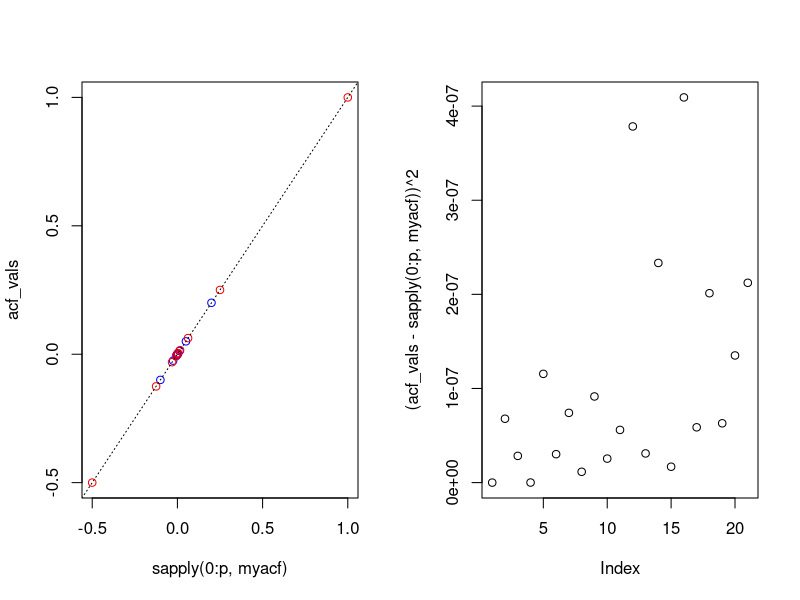

Here is the R script that generated this plot:
library(zoo)
library(tseries)

par(mfrow = c(1, 2))

test = arima.sim(n = 10000000, list(ar = c(0,  -0.5), ma = c(0.5)),
          sd = 1)


p = 20

acf_vals = acf(test, lag.max = p, plot= F)$acf

myacf = function(h){
  if((h %% 2) == 0){
    (-0.5)^(h/2)
  }
  else{
    # why not 1/4?
   (1/5)*((-0.5)^((h-1)/2))
  }
}

cols=sapply(0:p, function(h){
  ifelse((h %% 2) == 0, 'red', 'blue')
})
plot(x = sapply(0:p, myacf),
     y = acf_vals, 
     col = cols)
abline(a = 0, b = 1, col = "black", lty='dotted')

plot((acf_vals -sapply(0:p, myacf) )^2)
sum((acf_vals -sapply(0:p, myacf) )^2)

(data.frame(
  x = round(sapply(0:p, myacf), 4),
  y = round(acf_vals, 4)
))
# odds = (0:10000)[0:10000 %% 2 == 1]
# evens = (0:10000)[0:10000 %% 2 == 0]
# sum((-0.5)^odds) + sum(  (-0.5)^evens )
# sum( sapply(0:10000, function(x){(0.5)^(2*x)}) )
# acf_vlas = acf(test, lag.max = p, plot= F)$acf
# 
# plot(x = psi(0:p),
#      y = acf_vlas, 
#      col = 'red')
# abline(a = 0, b = 1, col = "black", lty='dotted')
# 
# cbind(acf_vlas, psi(0:p))
# 
# # plot( acf(test, lag.max = 100, plot= F)$acf, type = 'l')
# https://webspace.maths.qmul.ac.uk/b.bogacka/TimeSeries/TS_Chapter4_6.pdf
# psi <- function(j, delta = 0.5){
#   # \{\psi_j\} = (-1)^{\,j}(-\delta)^{\lceil j / 2\rceil} B^{\,j}
#   (-1)^(j) * (-1*delta)^(ceiling(j/2))
#   # (-1*delta)^ceiling(j / 2)
# }
# pi <- function(j, delta = 0.5){
#   # \big(\mathbbm{1}[j \geq 2]\delta(-\delta)^{j - 2}\big) + (- \delta)^j
#   (j >= 2)*delta*((-1*delta)^j) + (-1*delta)^j
# }
